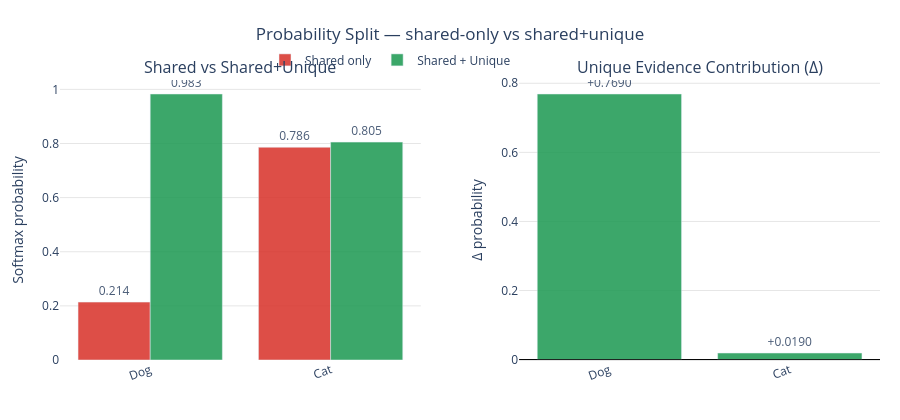

Write notebook code for a chart like this one.
### Markdown cell above
## 8. Probability Split

The allocator evaluates the model *twice* per class:
1. **Shared-only** — keep only the regions in the shared mask → baseline probability
2. **Shared + Unique** — add the class-specific unique mask → full probability

The **delta** (right panel) is the unique contribution of each class's private evidence.
A large delta means the unique mask carries real discriminative information.

### Code cell
fig = show_probability_split(
    explanation,
    class_names = CLASS_NAMES,
    sample_idx  = 0,
    title       = 'Probability Split — shared-only vs shared+unique',
    out_path    = OUT / f'tutorial_prob_split_{DATASET}.html',
)
if fig:
    fig.show()
else:
    print('Probability split metrics not available (requires mixed/cooperative game mode).')

### Figure 1 — Plotly figure (JSON) as saved in the notebook; plotly's stock layout.template omitted (floating-point values rounded to 4 significant figures)
{"data": [{"marker": {"color": "#d73027"}, "name": "Shared only", "opacity": 0.85, "text": ["0.214", "0.786"], "textposition": "outside", "type": "bar", "x": ["Dog", "Cat"], "xaxis": "x", "y": [0.2139, 0.7861], "yaxis": "y"}, {"marker": {"color": "#1a9850"}, "name": "Shared + Unique", "opacity": 0.85, "text": ["0.983", "0.805"], "textposition": "outside", "type": "bar", "x": ["Dog", "Cat"], "xaxis": "x", "y": [0.9828, 0.8051], "yaxis": "y"}, {"marker": {"color": ["#1a9850", "#1a9850"]}, "name": "Δ (unique contribution)", "opacity": 0.85, "showlegend": false, "text": ["+0.7690", "+0.0190"], "textposition": "outside", "type": "bar", "x": ["Dog", "Cat"], "xaxis": "x2", "y": [0.769, 0.01898], "yaxis": "y2"}], "layout": {"annotations": [{"font": {"size": 16}, "showarrow": false, "text": "Shared vs Shared+Unique", "x": 0.22, "xanchor": "center", "xref": "paper", "y": 1, "yanchor": "bottom", "yref": "paper"}, {"font": {"size": 16}, "showarrow": false, "text": "Unique Evidence Contribution (Δ)", "x": 0.78, "xanchor": "center", "xref": "paper", "y": 1, "yanchor": "bottom", "yref": "paper"}], "barmode": "group", "height": 420, "legend": {"orientation": "h", "x": 0.25, "y": 1.02, "yanchor": "bottom"}, "margin": {"b": 60, "l": 60, "r": 20, "t": 80}, "plot_bgcolor": "white", "shapes": [{"line": {"color": "black", "width": 0.8}, "type": "line", "x0": 0, "x1": 1, "xref": "x2 domain", "y0": 0, "y1": 0, "yref": "y2"}], "title": {"text": "Probability Split — shared-only vs shared+unique", "x": 0.5}, "width": 900, "xaxis": {"anchor": "y", "domain": [0, 0.44], "tickangle": -20}, "xaxis2": {"anchor": "y2", "domain": [0.56, 1], "tickangle": -20}, "yaxis": {"anchor": "x", "domain": [0, 1], "gridcolor": "rgba(0,0,0,0.1)", "title": {"text": "Softmax probability"}}, "yaxis2": {"anchor": "x2", "domain": [0, 1], "gridcolor": "rgba(0,0,0,0.1)", "title": {"text": "Δ probability"}, "zeroline": true, "zerolinecolor": "black", "zerolinewidth": 1}}}
